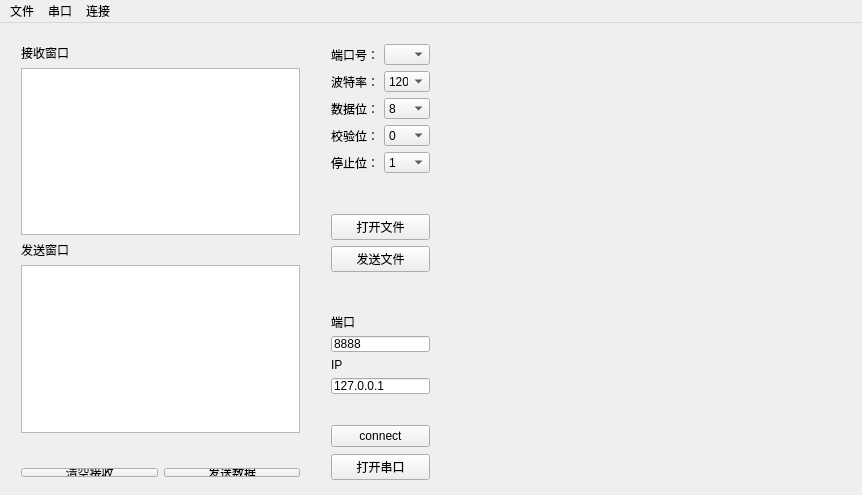
<?xml version="1.0" encoding="UTF-8"?>
<ui version="4.0">
 <class>MainWindow</class>
 <widget class="QMainWindow" name="MainWindow">
  <property name="geometry">
   <rect>
    <x>0</x>
    <y>0</y>
    <width>862</width>
    <height>495</height>
   </rect>
  </property>
  <property name="windowTitle">
   <string>MainWindow</string>
  </property>
  <property name="iconSize">
   <size>
    <width>48</width>
    <height>24</height>
   </size>
  </property>
  <widget class="QWidget" name="centralWidget">
   <widget class="QCustomPlot" name="WID_customPlot" native="true">
    <property name="geometry">
     <rect>
      <x>453</x>
      <y>9</y>
      <width>401</width>
      <height>451</height>
     </rect>
    </property>
   </widget>
   <widget class="QWidget" name="layoutWidget">
    <property name="geometry">
     <rect>
      <x>320</x>
      <y>10</y>
      <width>121</width>
      <height>151</height>
     </rect>
    </property>
    <layout class="QGridLayout" name="gridLayout">
     <item row="0" column="0">
      <widget class="QLabel" name="label_3">
       <property name="text">
        <string>端口号：</string>
       </property>
      </widget>
     </item>
     <item row="0" column="1">
      <widget class="QComboBox" name="PortBox"/>
     </item>
     <item row="1" column="0">
      <widget class="QLabel" name="label_4">
       <property name="text">
        <string>波特率：</string>
       </property>
      </widget>
     </item>
     <item row="1" column="1">
      <widget class="QComboBox" name="BaudBox">
       <item>
        <property name="text">
         <string>1200</string>
        </property>
       </item>
       <item>
        <property name="text">
         <string>2400</string>
        </property>
       </item>
       <item>
        <property name="text">
         <string>4800</string>
        </property>
       </item>
       <item>
        <property name="text">
         <string>9600</string>
        </property>
       </item>
       <item>
        <property name="text">
         <string>19200</string>
        </property>
       </item>
      </widget>
     </item>
     <item row="2" column="0">
      <widget class="QLabel" name="label_5">
       <property name="text">
        <string>数据位：</string>
       </property>
      </widget>
     </item>
     <item row="2" column="1">
      <widget class="QComboBox" name="BitNumBox">
       <item>
        <property name="text">
         <string>8</string>
        </property>
       </item>
      </widget>
     </item>
     <item row="3" column="0">
      <widget class="QLabel" name="label_6">
       <property name="text">
        <string>校验位：</string>
       </property>
      </widget>
     </item>
     <item row="3" column="1">
      <widget class="QComboBox" name="ParityBox">
       <item>
        <property name="text">
         <string>0</string>
        </property>
       </item>
      </widget>
     </item>
     <item row="4" column="0">
      <widget class="QLabel" name="label_7">
       <property name="text">
        <string>停止位：</string>
       </property>
      </widget>
     </item>
     <item row="4" column="1">
      <widget class="QComboBox" name="StopBox">
       <item>
        <property name="text">
         <string>1</string>
        </property>
       </item>
       <item>
        <property name="text">
         <string>2</string>
        </property>
       </item>
      </widget>
     </item>
    </layout>
   </widget>
   <widget class="QWidget" name="layoutWidget">
    <property name="geometry">
     <rect>
      <x>320</x>
      <y>280</y>
      <width>121</width>
      <height>101</height>
     </rect>
    </property>
    <layout class="QGridLayout" name="gridLayout_2">
     <item row="0" column="0">
      <widget class="QLabel" name="label_9">
       <property name="text">
        <string>端口</string>
       </property>
      </widget>
     </item>
     <item row="1" column="0">
      <widget class="QLineEdit" name="lineEditPort">
       <property name="text">
        <string>8888</string>
       </property>
      </widget>
     </item>
     <item row="2" column="0">
      <widget class="QLabel" name="label_10">
       <property name="text">
        <string>IP</string>
       </property>
      </widget>
     </item>
     <item row="3" column="0">
      <widget class="QLineEdit" name="lineEditIP">
       <property name="text">
        <string>127.0.0.1</string>
       </property>
      </widget>
     </item>
    </layout>
   </widget>
   <widget class="QWidget" name="layoutWidget">
    <property name="geometry">
     <rect>
      <x>320</x>
      <y>390</y>
      <width>121</width>
      <height>81</height>
     </rect>
    </property>
    <layout class="QGridLayout" name="gridLayout_3">
     <item row="0" column="0">
      <widget class="QPushButton" name="pushButtonConnect">
       <property name="text">
        <string>connect</string>
       </property>
      </widget>
     </item>
     <item row="1" column="0">
      <widget class="QPushButton" name="openButton">
       <property name="text">
        <string>打开串口</string>
       </property>
      </widget>
     </item>
    </layout>
   </widget>
   <widget class="QWidget" name="layoutWidget">
    <property name="geometry">
     <rect>
      <x>10</x>
      <y>434</y>
      <width>301</width>
      <height>31</height>
     </rect>
    </property>
    <layout class="QGridLayout" name="gridLayout_5">
     <item row="0" column="1">
      <widget class="QPushButton" name="sendButton">
       <property name="text">
        <string>发送数据</string>
       </property>
      </widget>
     </item>
     <item row="0" column="0">
      <widget class="QPushButton" name="clearButton">
       <property name="text">
        <string>清空接收</string>
       </property>
      </widget>
     </item>
    </layout>
   </widget>
   <widget class="QWidget" name="layoutWidget">
    <property name="geometry">
     <rect>
      <x>10</x>
      <y>10</y>
      <width>301</width>
      <height>411</height>
     </rect>
    </property>
    <layout class="QGridLayout" name="gridLayout_4">
     <item row="3" column="0">
      <widget class="QTextEdit" name="textEdit_2"/>
     </item>
     <item row="2" column="0">
      <widget class="QLabel" name="label_2">
       <property name="text">
        <string>发送窗口</string>
       </property>
      </widget>
     </item>
     <item row="1" column="0">
      <widget class="QTextEdit" name="textEdit">
       <property name="readOnly">
        <bool>true</bool>
       </property>
      </widget>
     </item>
     <item row="0" column="0">
      <widget class="QLabel" name="label">
       <property name="text">
        <string>接收窗口</string>
       </property>
      </widget>
     </item>
    </layout>
   </widget>
   <widget class="QWidget" name="layoutWidget">
    <property name="geometry">
     <rect>
      <x>320</x>
      <y>180</y>
      <width>121</width>
      <height>81</height>
     </rect>
    </property>
    <layout class="QGridLayout" name="gridLayout_6">
     <item row="0" column="0">
      <widget class="QPushButton" name="pushButton">
       <property name="text">
        <string>打开文件</string>
       </property>
      </widget>
     </item>
     <item row="1" column="0">
      <widget class="QPushButton" name="pushButton_2">
       <property name="text">
        <string>发送文件</string>
       </property>
      </widget>
     </item>
    </layout>
   </widget>
  </widget>
  <widget class="QMenuBar" name="menuBar">
   <property name="geometry">
    <rect>
     <x>0</x>
     <y>0</y>
     <width>862</width>
     <height>23</height>
    </rect>
   </property>
   <widget class="QMenu" name="menu">
    <property name="title">
     <string>串口</string>
    </property>
    <addaction name="openPlot"/>
   </widget>
   <widget class="QMenu" name="menu_2">
    <property name="title">
     <string>连接</string>
    </property>
    <addaction name="actionConnect"/>
   </widget>
   <widget class="QMenu" name="menu_3">
    <property name="title">
     <string>文件</string>
    </property>
    <widget class="QMenu" name="menu_4">
     <property name="title">
      <string>保存文件</string>
     </property>
     <addaction name="save_document_as_text"/>
     <addaction name="save_document_as_jpg"/>
    </widget>
    <addaction name="menu_4"/>
    <addaction name="openFile"/>
    <addaction name="sendFile"/>
   </widget>
   <addaction name="menu_3"/>
   <addaction name="menu"/>
   <addaction name="menu_2"/>
  </widget>
  <action name="openPlot">
   <property name="text">
    <string>打开串口</string>
   </property>
  </action>
  <action name="actionConnect">
   <property name="text">
    <string>connect</string>
   </property>
  </action>
  <action name="openFile">
   <property name="text">
    <string>打开文件</string>
   </property>
  </action>
  <action name="save_document_as_text">
   <property name="text">
    <string>save document as text</string>
   </property>
  </action>
  <action name="save_document_as_jpg">
   <property name="text">
    <string>save document as jpg</string>
   </property>
  </action>
  <action name="sendFile">
   <property name="text">
    <string>发送文件</string>
   </property>
  </action>
 </widget>
 <layoutdefault spacing="6" margin="11"/>
 <customwidgets>
  <customwidget>
   <class>QCustomPlot</class>
   <extends>QWidget</extends>
   <header location="global">qcustomplot.h</header>
   <container>1</container>
  </customwidget>
 </customwidgets>
 <resources/>
 <connections/>
</ui>
